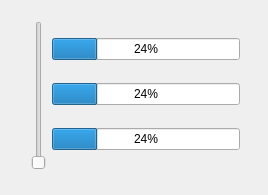
<?xml version="1.0" encoding="UTF-8"?>
<ui version="4.0">
 <class>HelloGit2Class</class>
 <widget class="QDialog" name="HelloGit2Class">
  <property name="geometry">
   <rect>
    <x>0</x>
    <y>0</y>
    <width>268</width>
    <height>195</height>
   </rect>
  </property>
  <property name="windowTitle">
   <string>HelloGit2</string>
  </property>
  <widget class="QWidget" name="">
   <property name="geometry">
    <rect>
     <x>20</x>
     <y>10</y>
     <width>231</width>
     <height>171</height>
    </rect>
   </property>
   <layout class="QHBoxLayout" name="horizontalLayout">
    <item>
     <widget class="QSlider" name="verticalSlider">
      <property name="orientation">
       <enum>Qt::Vertical</enum>
      </property>
     </widget>
    </item>
    <item>
     <layout class="QVBoxLayout" name="verticalLayout">
      <item>
       <widget class="QProgressBar" name="progressBar">
        <property name="value">
         <number>24</number>
        </property>
       </widget>
      </item>
      <item>
       <widget class="QProgressBar" name="progressBar_2">
        <property name="value">
         <number>24</number>
        </property>
       </widget>
      </item>
      <item>
       <widget class="QProgressBar" name="progressBar_3">
        <property name="value">
         <number>24</number>
        </property>
       </widget>
      </item>
     </layout>
    </item>
   </layout>
  </widget>
 </widget>
 <layoutdefault spacing="6" margin="11"/>
 <resources>
  <include location="hellogit2.qrc"/>
 </resources>
 <connections>
  <connection>
   <sender>verticalSlider</sender>
   <signal>valueChanged(int)</signal>
   <receiver>progressBar</receiver>
   <slot>setValue(int)</slot>
   <hints>
    <hint type="sourcelabel">
     <x>35</x>
     <y>41</y>
    </hint>
    <hint type="destinationlabel">
     <x>69</x>
     <y>47</y>
    </hint>
   </hints>
  </connection>
  <connection>
   <sender>verticalSlider</sender>
   <signal>valueChanged(int)</signal>
   <receiver>progressBar_3</receiver>
   <slot>setValue(int)</slot>
   <hints>
    <hint type="sourcelabel">
     <x>40</x>
     <y>171</y>
    </hint>
    <hint type="destinationlabel">
     <x>125</x>
     <y>154</y>
    </hint>
   </hints>
  </connection>
  <connection>
   <sender>verticalSlider</sender>
   <signal>valueChanged(int)</signal>
   <receiver>progressBar_2</receiver>
   <slot>setValue(int)</slot>
   <hints>
    <hint type="sourcelabel">
     <x>42</x>
     <y>94</y>
    </hint>
    <hint type="destinationlabel">
     <x>65</x>
     <y>94</y>
    </hint>
   </hints>
  </connection>
 </connections>
</ui>
